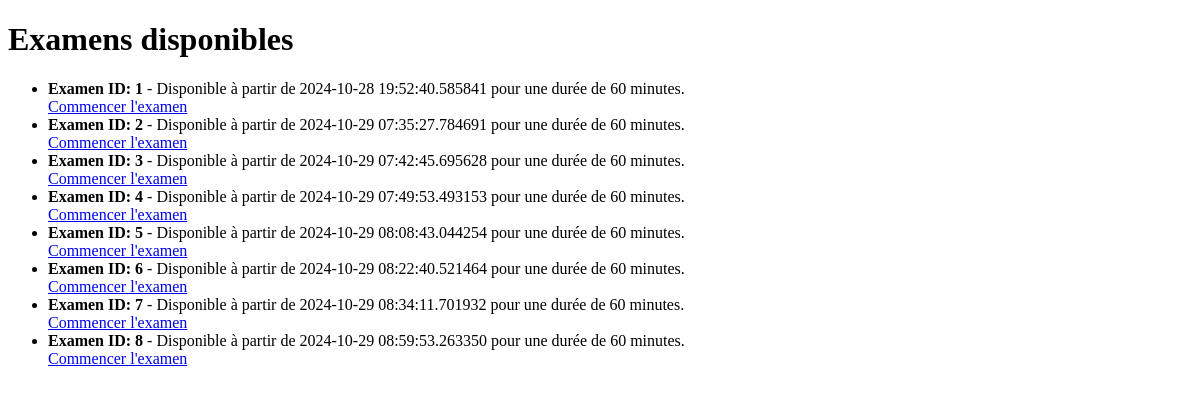
Page /student_dashboard (signed in) on the earlier database version.
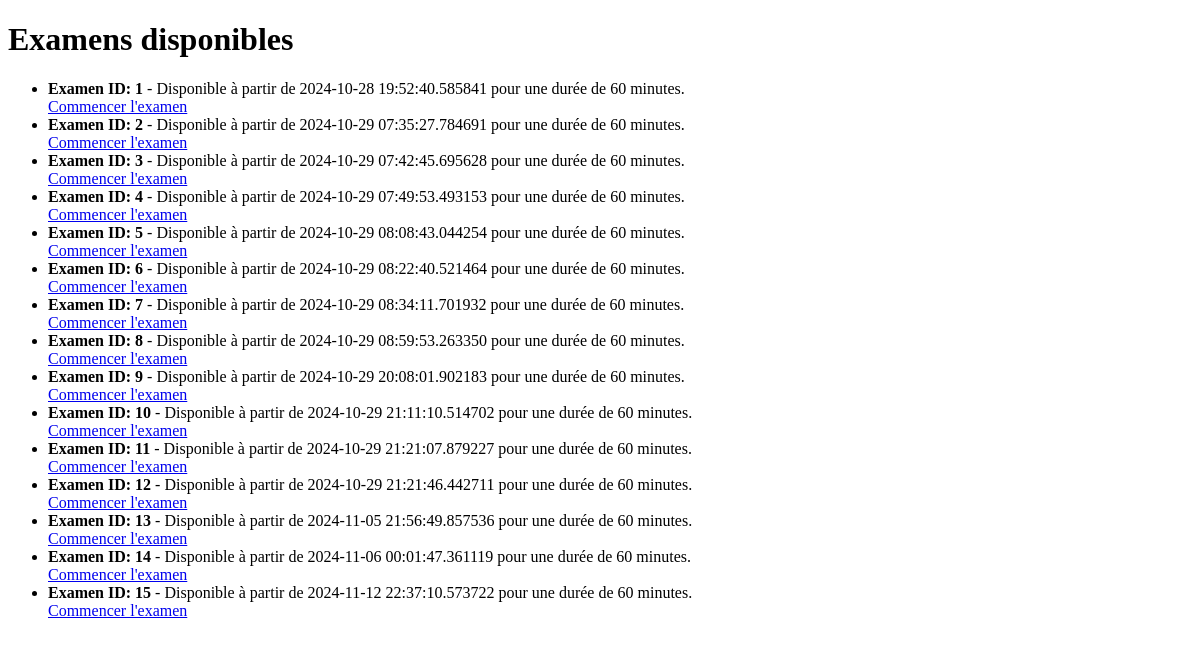
Same page on the later database version.
### app/models.py (models this page shows)
class Exam(db.Model):
    id = db.Column(db.Integer, primary_key=True)
    questions = db.Column(db.PickleType)  # Liste de questions
    available_from = db.Column(db.DateTime)  # Date de disponibilité
    duration = db.Column(db.Integer)  # Durée en minutes
    created_by = db.Column(db.Integer, db.ForeignKey('User.id'))

### app/views.py (the view)
@main.route('/student_dashboard')
@login_required
def student_dashboard():
    current_time = datetime.now()
    available_exams = Exam.query.filter(Exam.available_from <= current_time).all()
    return render_template('student_dashboard.html', exams=available_exams)

### app/__init__.py (called while the page is built)
def create_app():
    app = Flask(__name__)
    app.config.from_object('config.Config')
    db.init_app(app)
    login_manager.init_app(app)
    mail.init_app(app)
    migrate.init_app(app, db)
    app.config['UPLOAD_FOLDER'] = 'uploads/'
    if not os.path.exists(app.config['UPLOAD_FOLDER']):
        os.makedirs(app.config['UPLOAD_FOLDER'])
    from .models import User
    @login_manager.user_loader
    def load_user(user_id):
        return User.query.get(int(user_id))
    from .views import main   # Utiliser .views pour l'import relatif
    app.register_blueprint(main)
    return app

### app/models.py (called while the page is built)
    @property
    def is_authenticated(self):
        return True  # L'utilisateur est authentifié

### app/templates/student_dashboard.html (shortened to what this page needs)
<!DOCTYPE html>
<html lang="fr">
  <head>
  </head>
  <body>
    <h1>Examens disponibles</h1>
    <ul>
      {% for exam in exams %}
      <li>
        <strong>Examen ID: {{ exam.id }}</strong> - Disponible à partir de {{
        exam.available_from }} pour une durée de {{ exam.duration }} minutes.
        <br />
        <a href="{{ url_for('main.start_exam', exam_id=exam.id) }}"
          >Commencer l'examen</a
        >
      </li>
      {% else %}
      <p>Aucun examen disponible actuellement.</p>
      {% endfor %}
    </ul>
  </body>
</html>

Differences in the rows shown:
added Exam: id "9", available_from "2024-10-29 20:08:01.902183", duration "60"
added Exam: id "10", available_from "2024-10-29 21:11:10.514702", duration "60"
added Exam: id "11", available_from "2024-10-29 21:21:07.879227", duration "60"
added Exam: id "12", available_from "2024-10-29 21:21:46.442711", duration "60"
added Exam: id "13", available_from "2024-11-05 21:56:49.857536", duration "60"
added Exam: id "14", available_from "2024-11-06 00:01:47.361119", duration "60"
added Exam: id "15", available_from "2024-11-12 22:37:10.573722", duration "60"
